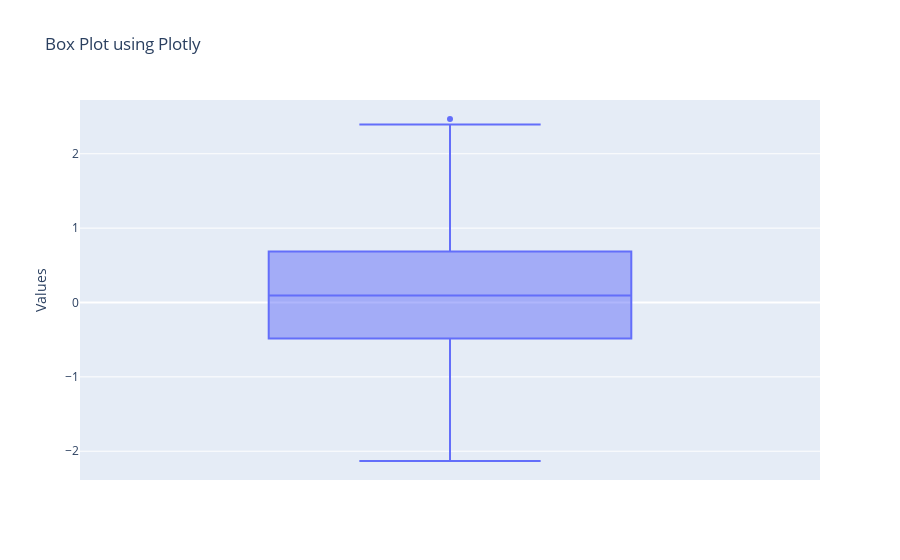

Notebook cell for this chart:
### Markdown cell above
Box Plot - plotly

### Code cell
# # Sample data
# np.random.seed(10)
# data = np.random.randn(100)

# # Convert data to a pandas DataFrame
# df = pd.DataFrame(data, columns=["Values"])

# # Create box plot
# fig = px.box(df, y="Values", title="Box Plot using Plotly")

# # Show plot
# fig.show()

### Figure 1 — Plotly figure (JSON) as saved in the notebook; plotly's stock layout.template omitted (floating-point values rounded to 4 significant figures)
{"data": [{"alignmentgroup": "True", "hovertemplate": "Values=%{y}<extra></extra>", "legendgroup": "", "marker": {"color": "#636efa"}, "name": "", "notched": false, "offsetgroup": "", "orientation": "v", "showlegend": false, "type": "box", "x0": " ", "xaxis": "x", "y": [1.332, 0.7153, -1.545, -0.008384, 0.6213, -0.7201, 0.2655, 0.1085, 0.004291, -0.1746, 0.433, 1.203, -0.9651, 1.028, 0.2286, 0.4451, -1.137, 0.1351, 1.485, -1.08, -1.978, -1.743, 0.2661, 2.385, 1.124, 1.673, 0.09915, 1.398, -0.2712, 0.6132, -0.2673, -0.5493, 0.1327, -0.4761, 1.308, 0.195, 0.4002, -0.3376, 1.256, -0.732, 0.6602, -0.3509, -0.9394, -0.4893, -0.8046, -0.2127, -0.3391, 0.3122, 0.5652, -0.1474, -0.02591, 0.2891, -0.5399, 0.7082, 0.8422, 0.2036, 2.395, 0.9175, -0.1123, -0.3622, -0.2322, -0.5017, 1.129, -0.6978, -0.08112, -0.5293, 1.046, -1.419, -0.3625, -0.1219, 0.3194, 0.4609, -0.2158, 0.9891, 0.3148, 2.468, -1.508, 0.6206, -1.045, -0.798, 1.985, 1.745, -1.856, -0.2228, -0.06585, -2.132, -0.04883, 0.3933, 0.2173, -1.994, 1.108, 0.2445, -0.06191, -0.7539, 0.712, 0.9183, -0.4821, 0.08959, 0.827, -1.955], "y0": " ", "yaxis": "y"}], "layout": {"boxmode": "group", "legend": {"tracegroupgap": 0}, "title": {"text": "Box Plot using Plotly"}, "xaxis": {"anchor": "y", "domain": [0, 1]}, "yaxis": {"anchor": "x", "domain": [0, 1], "title": {"text": "Values"}}}}
